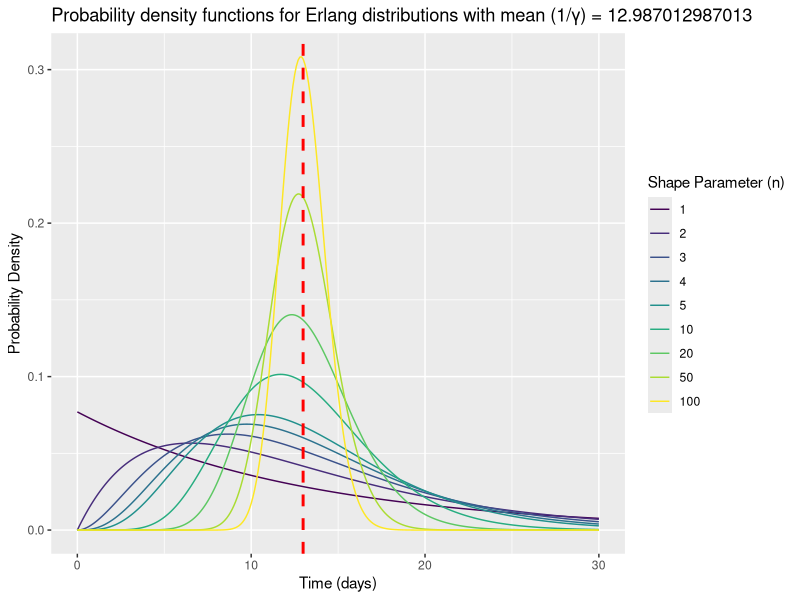
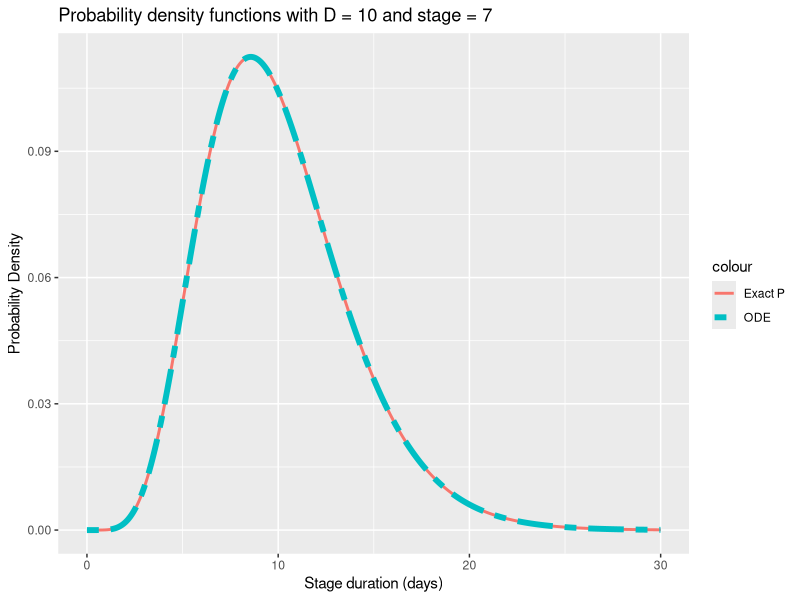
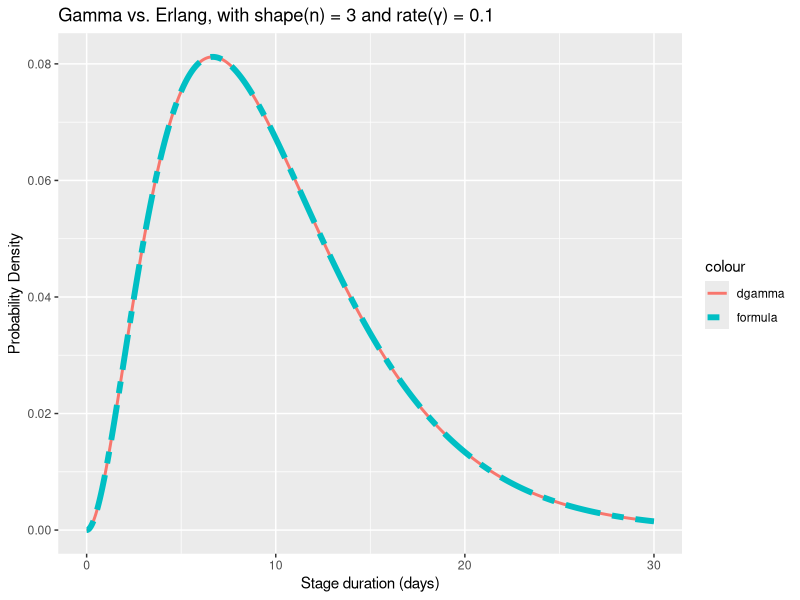
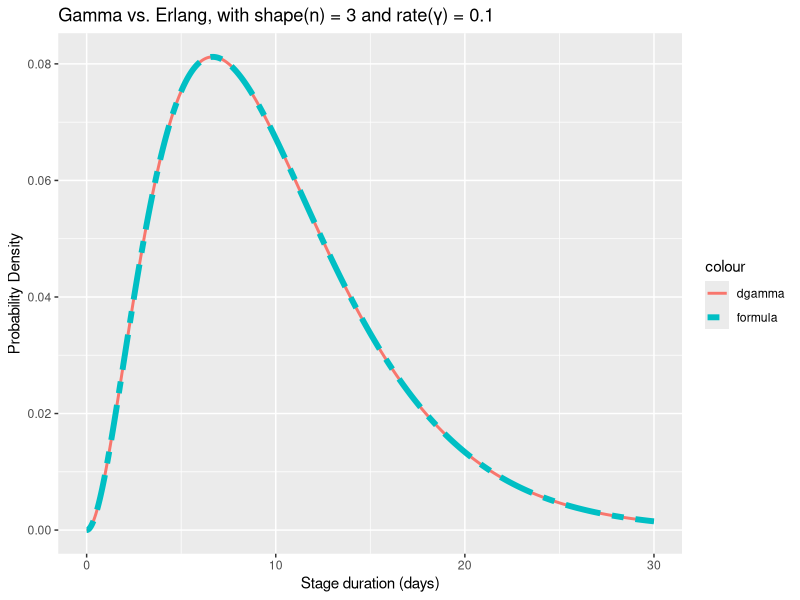

Source code (R) for these figures, in order:
# Erlang Distribution
# Packages ####
library(viridis)
library(ggplot2)
library(deSolve)


# Exact Distribution ####
erlang <- function(x, n, γ) {
  (n*γ)^n*x^(n-1)*exp(-n*γ*x)/factorial(n-1)
}

plot_erlang <- function(x, n, γ) {
  if (length(n) > 1 & length(γ) > 1) {
    return("Only one parameter variable everytime :)")
  }
  df <- expand.grid(Time = x, Shape = n, Rate = γ)
  df$P <- with(df, erlang(Time, Shape, Rate))
  par_n <- max(length(n), length(γ))
  rand_col <- viridis(par_n)
  if (length(n) > length(γ)) (
    ggplot(df, aes(x=Time, y=P, color=factor(Shape))) + geom_line() +
      scale_color_manual(values = rand_col) +
      geom_vline(xintercept = 1/γ, color = "red", linetype = "dashed", linewidth = 1) +
      labs(title = paste("Probability density functions for Erlang distributions with mean (1/γ) =", 1/γ),
           x = "Time (days)",
           y = "Probability Density",
           color = "Shape Parameter (n)")
  )
  else if (length(γ) > length(n)) {
    ggplot(df, aes(x=Time, y=P, color=factor(Rate))) + geom_line() +
      scale_color_manual(values = rand_col) +
      labs(title = paste("Probability density functions for Erlang distributions with shape (n) =", n),
           x = "Time (days)",
           y = "Probability Density",
           color = "Scale Parameter (γ)")
  }
  else {
    ggplot(df, aes(x=Time, y=P)) + geom_line() +
      labs(title = paste("Probability density functions for Erlang distributions with shape (n) =", n, "and mean (1/γ) =", 1/γ),
           x = "Time (days)",
           y = "Probability Density")
  }
}

# Parameters
x <- seq(0,30, by=0.1)
n <- c(1,2,3,4,5,10,20,50,100)
γ <- 0.077
#n <- 10
#γ <- seq(0.1, 0.7, by=0.1)
#n <- 3
#γ <- 0.1
plot_erlang(x, n, γ)

#newmodel <- function(t, states, params) {
#  with(as.list(c(params)), {
#    boxes <- length(states) - 2
#    I <- states[1:boxes]
#    R <- states[boxes+1]
#    C <- states[boxes+2]
    
#    dI <- -(boxes*x+μ)*I
#    dI[2:boxes] <- dI[2:boxes]
#  })
#}

# Exact vs. Expact ####
SInR <- function(t, states, params) {
	with(as.list(c(params)), {
		I <- states[1:n]
		R <- states[[n+1]]
		
		Iprev <- c(0, I[1:(n-1)])
		dI <- n*γ*Iprev - (n*γ+μ)*I
		dR <- n*γ*I[[n]] - μ*R
		return(list(c(dI, dR)))
	})
}

compare <- function(time, n, γ, μ, states, SInR) {
  params <- c(γ = γ, μ = μ, n = n)
  df <- data.frame(Time = time)
  df$P <- erlang(time, n, γ)
  soln <- ode(y = states,
              times = time, 
              func = SInR, 
              parms = params)
  
  df$P_est <- c(diff(soln[,"R"])/diff(time), NA)
  ggplot(df, aes(x=Time)) +
    geom_line(aes(y = P, col = "Exact P"), linewidth = 1) +
    geom_line(aes(y = P_est, col = "ODE"), linewidth = 2, linetype = "twodash") +
    labs(title = paste("Probability density functions with D =", 1/γ, "and stage =", n), 
         x = "Stage duration (days)",
         y = "Probability Density")
}


time <- seq(0,30,by=0.01)
n <- 7
γ <- 0.1
μ <- 0

states <- c(1, numeric(n))
names(states) <- c(
	paste ("N", 1:n, sep="")
	, "R"
)

compare(time, n, γ, μ, states, SInR)

# Gamma vs. Erlang (check)
#library(tidyr)

times <- seq(0,30,by=0.01)
n <- 3
γ <- 0.1
df <- data.frame(Time = times,
                 Gamma = dgamma(times, n, n*γ),
                 Erlang = erlang(times, n, γ))
#df <- tidyr::gather(df, key = "Type", value = "PDF", -Time)
#ggplot(df, aes(x = Time, y = PDF, color = Type)) +
#  geom_line() +
#  labs(title = paste("Gamma vs. Erlang, with shape(n) =", n, "and rate(γ) =", γ), 
#       x = "Time (days)",
#       y = "Probability Density") +
#  theme_minimal()

ggplot(df, aes(x=Time)) +
  geom_line(aes(y = Gamma, col = "dgamma"), linewidth = 1) +
  geom_line(aes(y = Erlang, col = "formula"), linewidth = 2, linetype = "twodash") +
  labs(title = paste("Gamma vs. Erlang, with shape(n) =", n, "and rate(γ) =", γ), 
       x = "Stage duration (days)",
       y = "Probability Density")

print(
	ggplot(df) + aes(x=Time)
	+ geom_line(aes(y = Gamma, col = "dgamma"), linewidth = 1)
	+ geom_line(aes(y = Erlang, col = "formula")
		, linewidth = 2, linetype = "twodash"
	)
	+ labs(
		title = paste("Gamma vs. Erlang, with shape(n) =", n, "and rate(γ) =", γ) 
		, x = "Stage duration (days)"
		, y = "Probability Density"
	)
)
